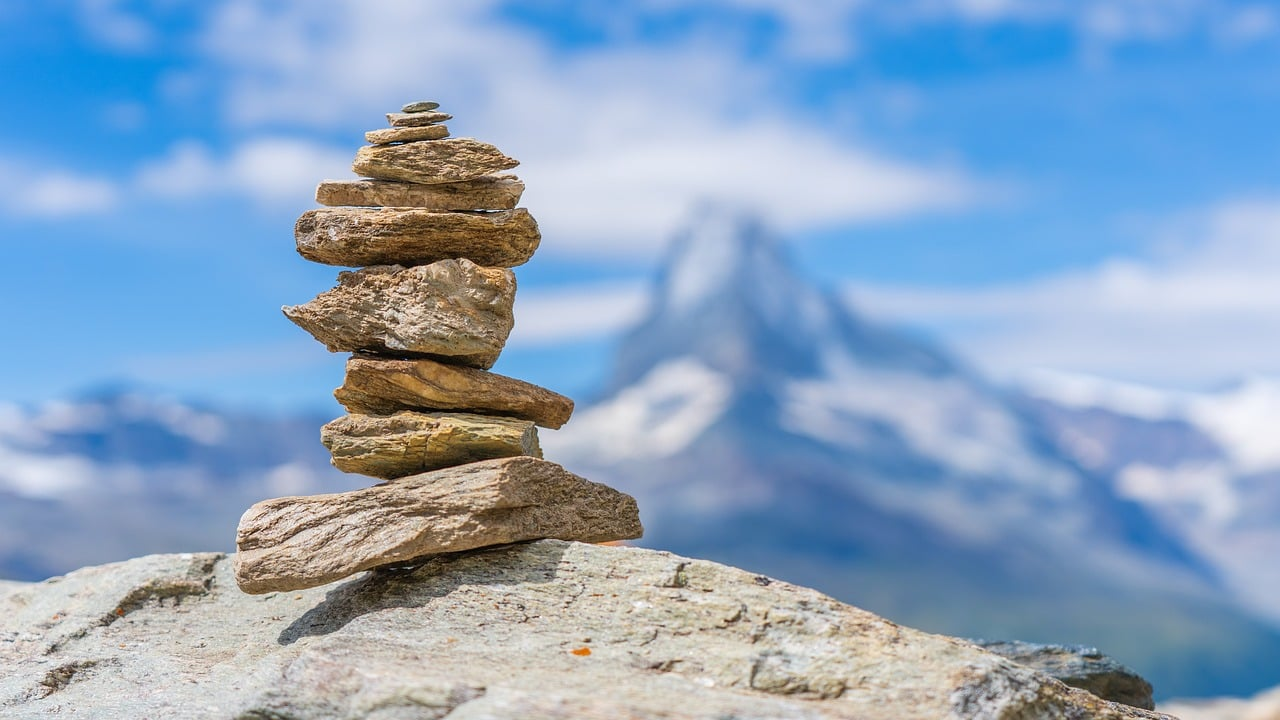
#> input picture aula02/imagens/originais/cairn-8195026_1280.jpg, 1280 x 720 px; its folder holds only this picture in this run
$ jupyter execute --allow-errors pdi_aula03_resultados.ipynb   (older library calls are emulated)
#> lines starting #> are read from the running program, lines starting #| are printed output that depends on the picture
[cell 1]
import matplotlib.pyplot as plt
import numpy as np
import cv2
import os

[cell 2]
#função de Informação Espacial

def Inf_spatial(img_grayscale):
  sh = cv2.Sobel(img_grayscale, cv2.CV_64F, 1, 0, ksize = 1)
  sv = cv2.Sobel(img_grayscale, cv2.CV_64F, 0, 1, ksize = 1)

  #SIr = np.sqrt (sh **2 + sv **2)
  SIr = np.sqrt(np.square(sh) + np.square(sv))

  SI_mean = np.sum(SIr) / (SIr.shape[0] * SIr.shape[1])
  SI_rms = np.sqrt(np.sum(SIr ** 2) / (SIr.shape[0] * SIr.shape[1]))
  SI_stdev = np.sqrt(np.sum(SIr ** 2 - SI_mean ** 2) / (SIr.shape[0] * SIr.shape[1]))

  return SI_stdev, SIr

[cell 3]
dummy = np.arange(1, 8)

[cell 4]
# LSB PSNR

lsb_psnr_cairn = [51.1575, 42.6962, 35.6999, 29.3002, 22.9212, 17.2683, 11.5796]
lsb_psnr_runner = [51.1388, 42.7157, 35.7731, 28.6152, 21.1971, 18.8059, 9.4766]
lsb_psnr_shutters = [51.1370, 42.6864, 35.6897, 29.2425, 23.0121, 17.0194, 11.0111]
lsb_psnr_swan = [57.3143, 49.3048, 42.6692, 36.6770, 30.9843, 25.9452, 22.6162]

plt.figure(figsize=(6, 4), layout='constrained')
plt.plot(dummy, lsb_psnr_cairn, label='cairn')
plt.plot(dummy, lsb_psnr_runner, label='runner')
plt.plot(dummy, lsb_psnr_shutters, label='shutters')
plt.plot(dummy, lsb_psnr_swan, label='swan')
plt.xticks(np.arange(1, 8, 1))
plt.xlabel('LSB')
plt.ylabel('PSNR (dB)')
plt.grid(True)
plt.legend();

[cell 5]
# LSB SSIM

lsb_ssim_cairn = [0.9974, 0.9881, 0.9601, 0.9016, 0.8368, 0.7523, 0.5277]
lsb_ssim_runner = [0.9971, 0.9862, 0.9508, 0.9076, 0.7985, 0.7843, 0.5577]
lsb_ssim_shutters = [0.9997, 0.9985, 0.9935, 0.9745, 0.9097, 0.7504, 0.3688]
lsb_ssim_swan = [0.9985, 0.9943, 0.9811, 0.9489, 0.8891, 0.8202, 0.7695]

plt.figure(figsize=(6, 4), layout='constrained')
plt.plot(dummy, lsb_ssim_cairn, label='cairn')
plt.plot(dummy, lsb_ssim_runner, label='runner')
plt.plot(dummy, lsb_ssim_shutters, label='shutters')
plt.plot(dummy, lsb_ssim_swan, label='swan')
plt.xticks(np.arange(1, 8, 1))
plt.xlabel('LSB')
plt.ylabel('SSIM')
plt.grid(True)
plt.legend();
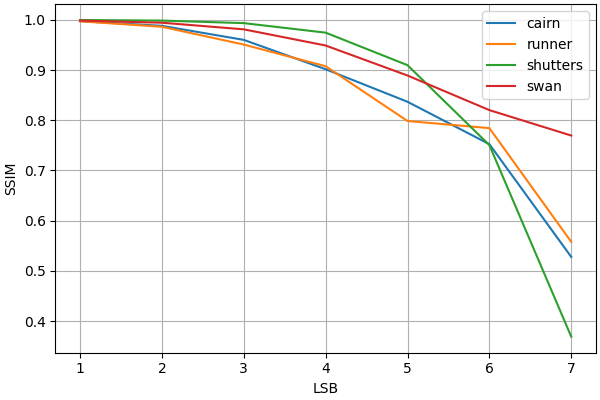
#> figure drawn by matplotlib, 1 panel

[cell 6]
# MSB PSNR

msb_psnr_cairn = [6.9259, 5.2902, 4.5613, 4.1211, 3.9201, 3.8171, 3.7659]
msb_psnr_runner = [7.1952, 3.8795, 3.5696, 2.9918, 2.7581, 2.6761, 2.6324]
msb_psnr_shutters = [8.2724, 6.1461, 5.2922, 4.8618, 4.6506, 4.5456, 4.4935]
msb_psnr_swan = [28.5954, 24.5492, 22.8298, 21.9574, 21.5006, 21.2674, 21.1479]

plt.figure(figsize=(6, 4), layout='constrained')
plt.plot(dummy, msb_psnr_cairn, label='cairn')
plt.plot(dummy, msb_psnr_runner, label='runner')
plt.plot(dummy, msb_psnr_shutters, label='shutters')
plt.plot(dummy, msb_psnr_swan, label='swan')
plt.xticks(np.arange(1, 8, 1))
plt.xlabel('MSB')
plt.ylabel('PSNR (dB)')
plt.grid(True)
plt.legend();
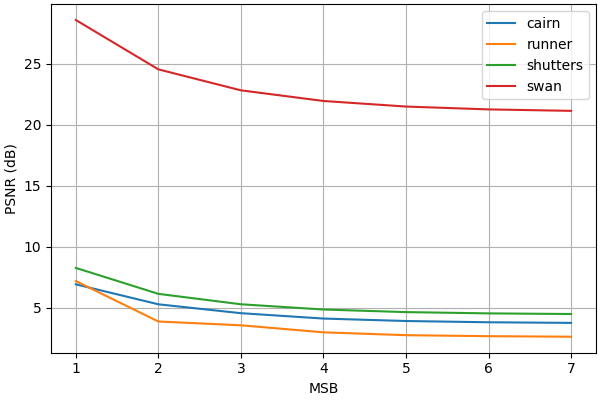
#> figure drawn by matplotlib, 1 panel

[cell 7]
# MSB SSIM

msb_ssim_cairn = [0.4390, 0.2337, 0.1089, 0.0347, 0.0099, 0.0018, 0.0001]
msb_ssim_runner = [0.6076, 0.2474, 0.1169, 0.0351, 0.0037, 0.0007, 0.0000]
msb_ssim_shutters = [0.2938, 0.0507, 0.0205, 0.0030, 0.0003, 0.0000, 0.0000]
msb_ssim_swan = [0.9780, 0.9166, 0.8587, 0.8102, 0.7812, 0.7628, 0.7510]

plt.figure(figsize=(6, 4), layout='constrained')
plt.plot(dummy, msb_ssim_cairn, label='cairn')
plt.plot(dummy, msb_ssim_runner, label='runner')
plt.plot(dummy, msb_ssim_shutters, label='shutters')
plt.plot(dummy, msb_ssim_swan, label='swan')
plt.xticks(np.arange(1, 8, 1))
plt.xlabel('MSB')
plt.ylabel('SSIM')
plt.grid(True)
plt.legend();
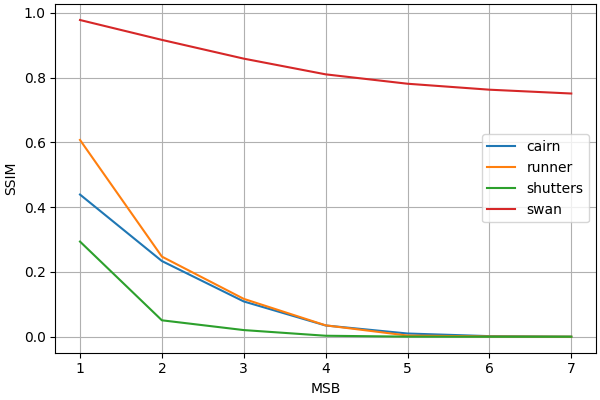
#> figure drawn by matplotlib, 1 panel

[cell 8]
imagens_originais_dir = r'../aula02/imagens/originais/'

[cell 9]
for arquivo in os.listdir(imagens_originais_dir):
  print(arquivo)

[cell 10]
img1 = cv2.imread(os.path.join(imagens_originais_dir, 'cairn-8195026_1280.jpg'))
#> img1 is the input picture: shape (720, 1280, 3); mean B, G, R 193.8, 165.5, 139.2
img2 = cv2.imread(os.path.join(imagens_originais_dir, 'runner-7876675_1280.jpg'))
img3 = cv2.imread(os.path.join(imagens_originais_dir, 'shutters-8198905_1280.jpg'))
img4 = cv2.imread(os.path.join(imagens_originais_dir, 'swan-8174925_1280.jpg'))


fig, axs = plt.subplots(2, 2, figsize=(12, 8))

# plt.figure(figsize=(100, 200))

axs[0,0].set_title('cairn')
axs[0,0].imshow(cv2.cvtColor(img1, cv2.COLOR_BGR2RGB))
# axs[0,0].axis('off')

axs[0,1].set_title('runner')
#> (the rest of this cell did not finish here and is left out)

[cell 11]
img1 = cv2.imread(os.path.join(imagens_originais_dir, 'cairn-8195026_1280.jpg'), cv2.IMREAD_GRAYSCALE)
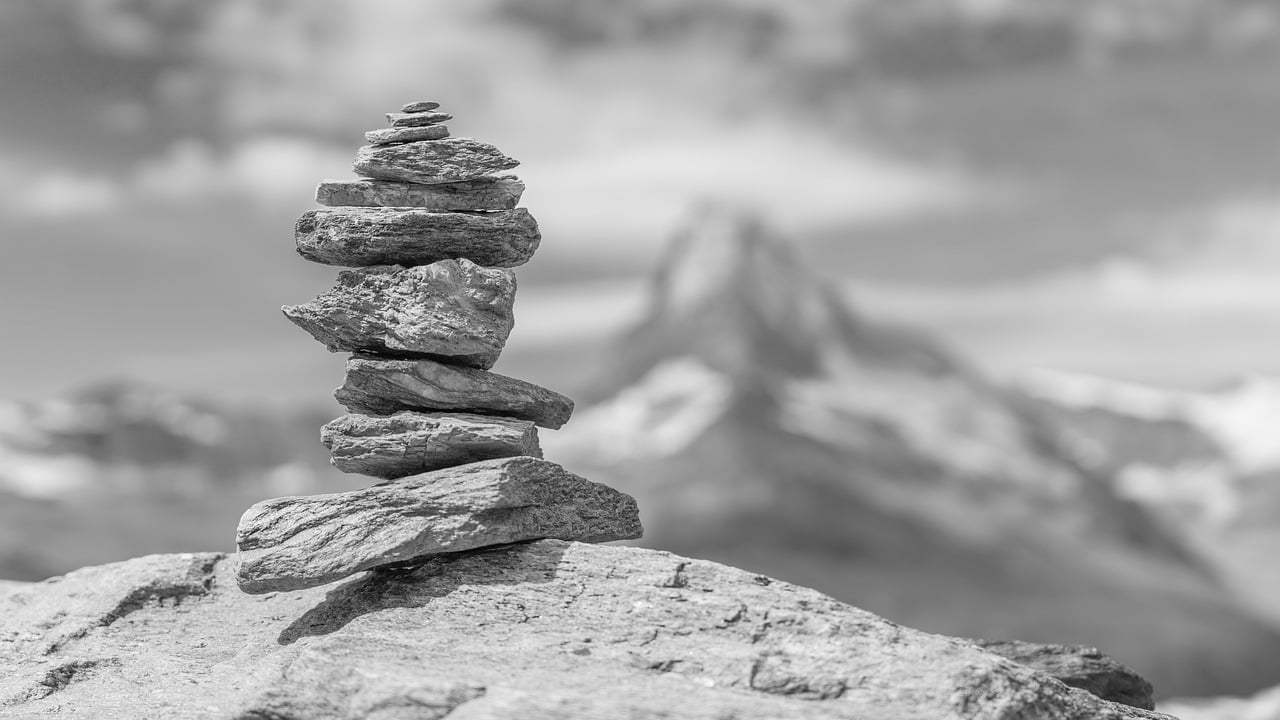
#> img1: shape (720, 1280); min 0, max 255, mean 160.9
img2 = cv2.imread(os.path.join(imagens_originais_dir, 'runner-7876675_1280.jpg'), cv2.IMREAD_GRAYSCALE)
img3 = cv2.imread(os.path.join(imagens_originais_dir, 'shutters-8198905_1280.jpg'), cv2.IMREAD_GRAYSCALE)
img4 = cv2.imread(os.path.join(imagens_originais_dir, 'swan-8174925_1280.jpg'), cv2.IMREAD_GRAYSCALE)

img1_stdev, img1_si = Inf_spatial(img1)
#> in Inf_spatial, `sh = cv2.Sobel(img_grayscale, cv2.CV_64F, 1, 0, ksize = 1)`:
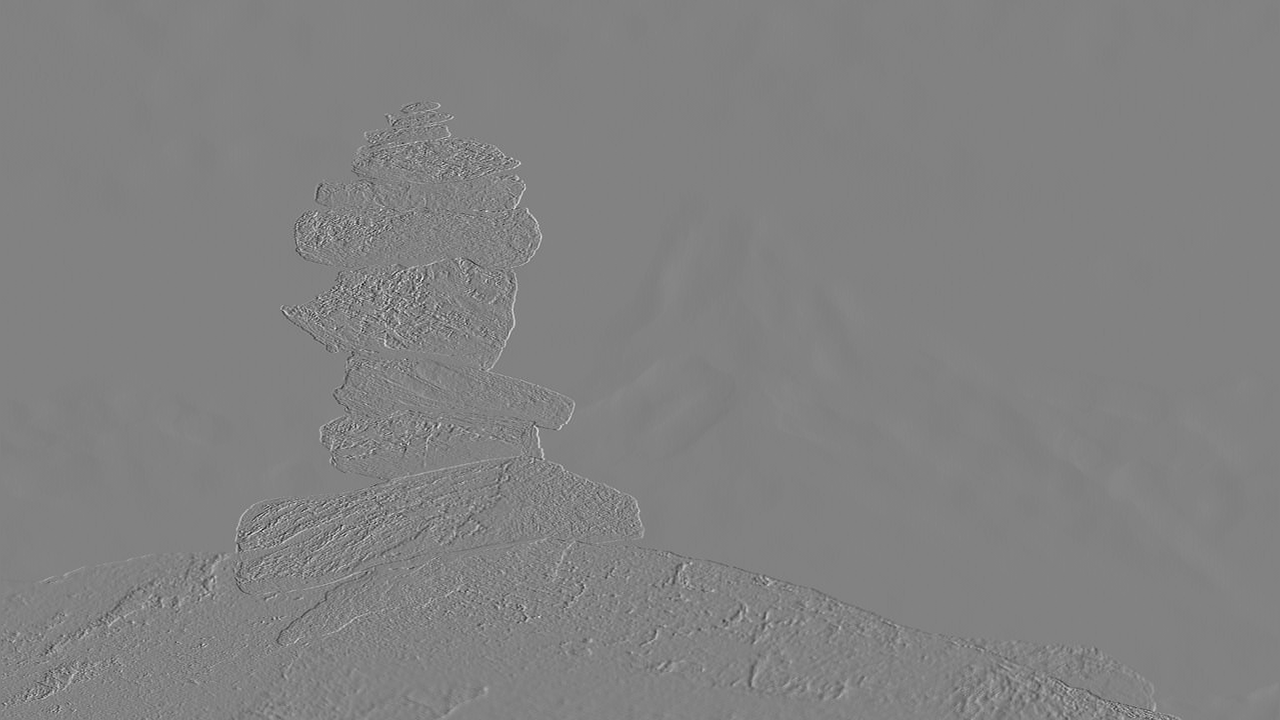
#> sh: shape (720, 1280) float64; min -224, max 215, mean 0; drawn with min black and max white
#> in Inf_spatial, `sv = cv2.Sobel(img_grayscale, cv2.CV_64F, 0, 1, ksize = 1)`:
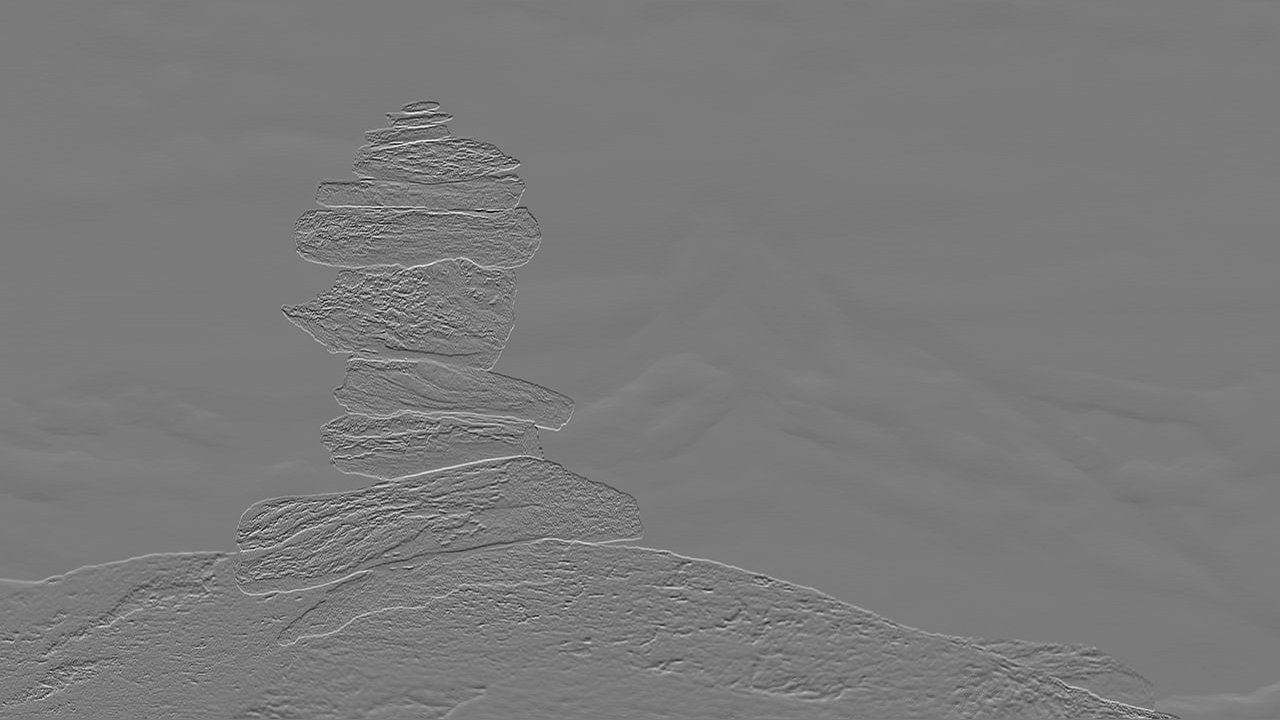
#> sv: shape (720, 1280) float64; min -215, max 232, mean 0.1; drawn with min black and max white
#> in Inf_spatial, `SIr = np.sqrt(np.square(sh) + np.square(sv))`:
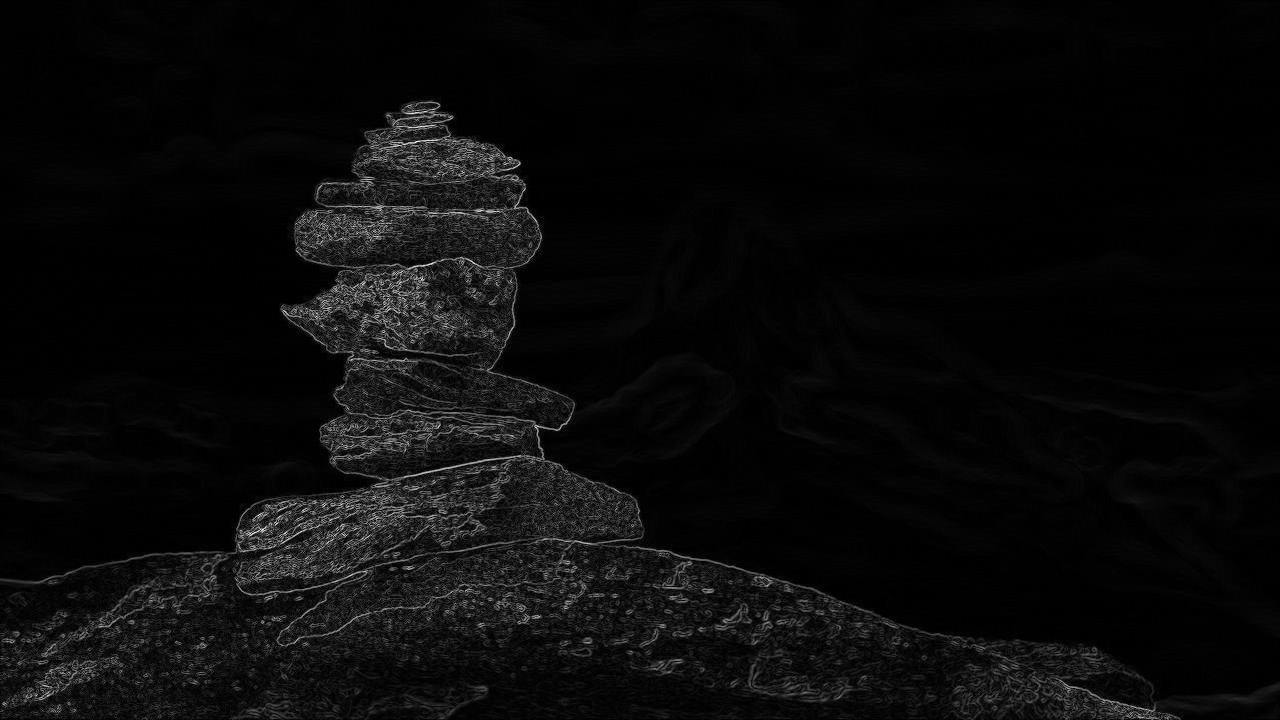
#> SIr: shape (720, 1280) float64; min 0, max 251.9, mean 10.4
#> in Inf_spatial, `SI_mean = np.sum(SIr) / (SIr.shape[0] * SIr.shape[1])`: SI_mean = 10.43
#> in Inf_spatial, `SI_rms = np.sqrt(np.sum(SIr ** 2) / (SIr.shape[0] * SIr.shape[1]))`: SI_rms = 23.06
#> in Inf_spatial, `SI_stdev = np.sqrt(np.sum(SIr ** 2 - SI_mean ** 2) / (SIr.shape[0] * S..`: SI_stdev = 20.57
#> img1_stdev = 20.57
#> (the rest of this cell did not finish here and is left out)

$ run again, on aula02/imagens/originais/shutters-8198905_1280.jpg
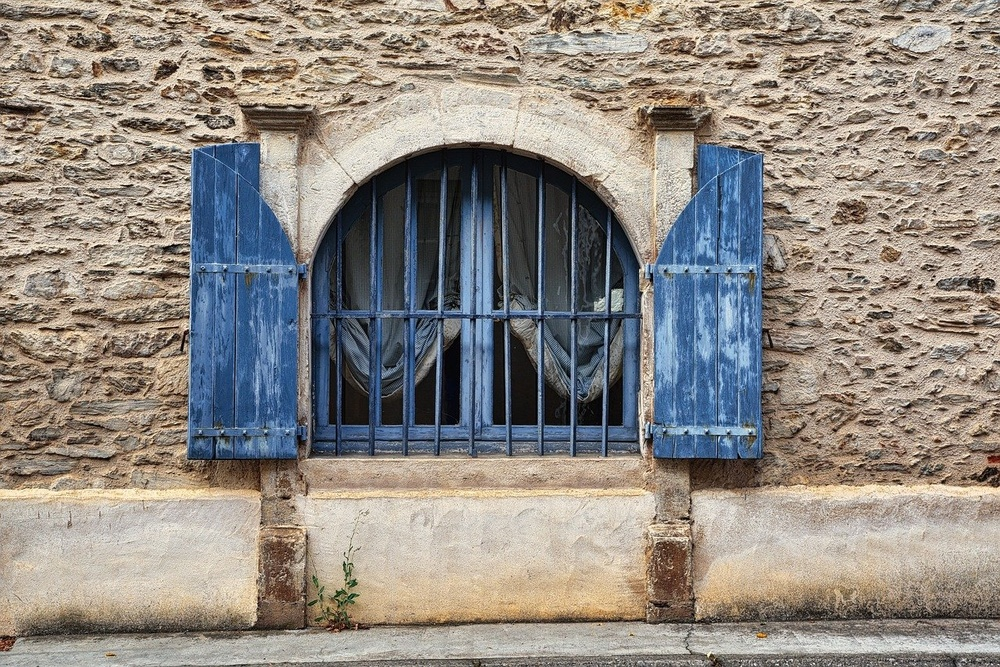
#> input picture aula02/imagens/originais/shutters-8198905_1280.jpg, 1000 x 667 px, shrunk from 1280 x 854 before the run
#> img3 is the input picture: shape (667, 1000, 3); mean B, G, R 131.1, 138, 144.5
#> `img3 = cv2.imread(os.path.join(imagens_originais_dir, 'shutters-819890..`:
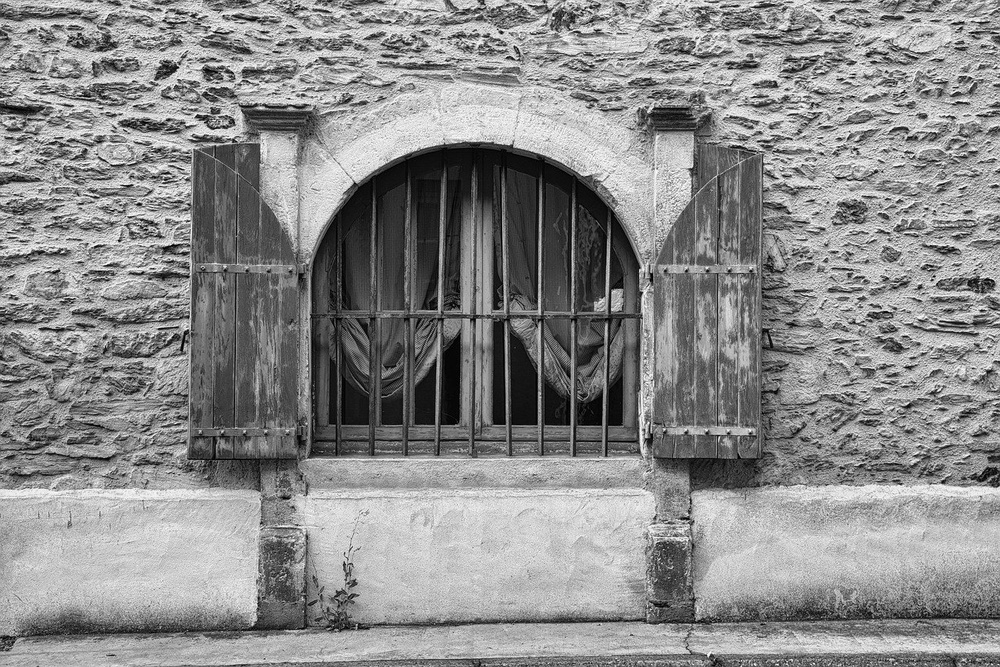
#> img3: shape (667, 1000); min 0, max 255, mean 139.1
